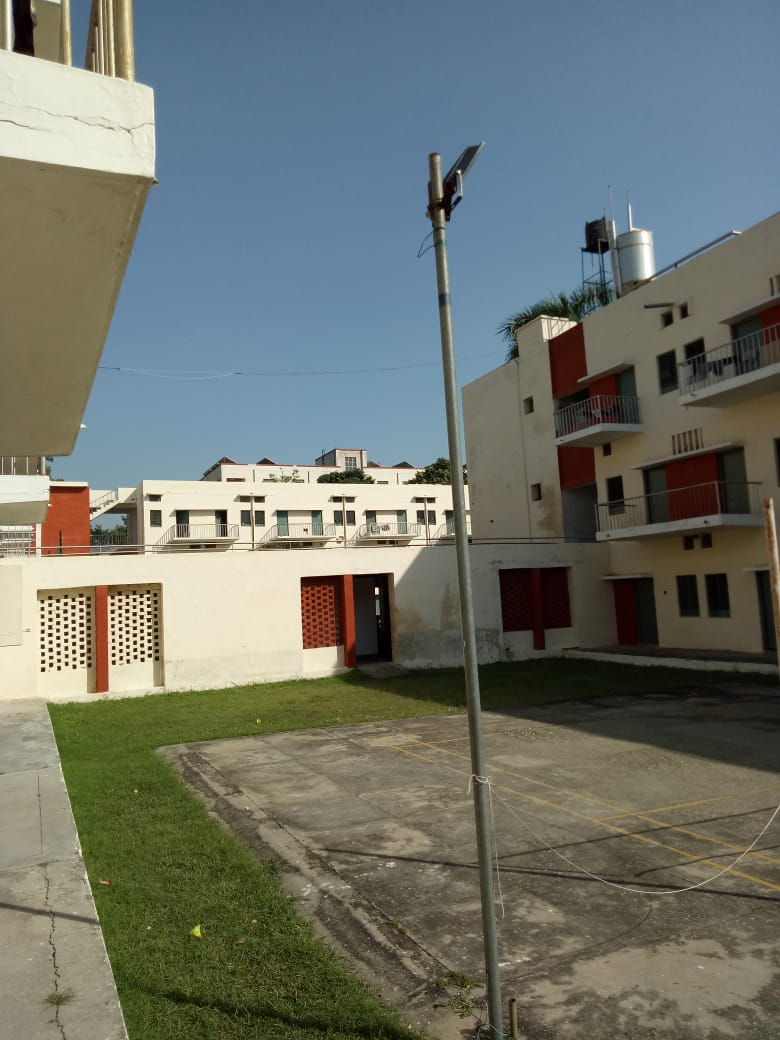
#> input picture img11.jpeg, 780 x 1040 px
$ python code.py img11.jpeg img22.jpeg   (Python 2 division)
#> lines starting #> are read from the running program, lines starting #| are printed output that depends on the picture
import sys
import cv2
import numpy as np

# Use the keypoints to stitch the images
def get_stitched_image(img1, img2, M):

	# Get width and height of input images
	w1,h1 = img1.shape[:2]
	w2,h2 = img2.shape[:2]

	# Get the canvas dimesions
	img1_dims = np.float32([ [0,0], [0,w1], [h1, w1], [h1,0] ]).reshape(-1,1,2)
	img2_dims_temp = np.float32([ [0,0], [0,w2], [h2, w2], [h2,0] ]).reshape(-1,1,2)


	# Get relative perspective of second image
	img2_dims = cv2.perspectiveTransform(img2_dims_temp, M)

	# Resulting dimensions
	result_dims = np.concatenate( (img1_dims, img2_dims), axis = 0)

	# Getting images together
	# Calculate dimensions of match points
	[x_min, y_min] = np.int32(result_dims.min(axis=0).ravel() - 0.5)
	[x_max, y_max] = np.int32(result_dims.max(axis=0).ravel() + 0.5)

	# Create output array after affine transformation
	transform_dist = [-x_min,-y_min]
	transform_array = np.array([[1, 0, transform_dist[0]],
								[0, 1, transform_dist[1]],
								[0,0,1]])

	# Warp images to get the resulting image
	result_img = cv2.warpPerspective(img2, transform_array.dot(M),
									(x_max-x_min, y_max-y_min))
	result_img[transform_dist[1]:w1+transform_dist[1],
				transform_dist[0]:h1+transform_dist[0]] = img1

	# Return the result
	return result_img

# Find SIFT and return Homography Matrix
def get_sift_homography(img1, img2):

	# Initialize SIFT
	sift = cv2.xfeatures2d.SIFT_create()

	# Extract keypoints and descriptors
	k1, d1 = sift.detectAndCompute(img1, None)
	k2, d2 = sift.detectAndCompute(img2, None)

	# Bruteforce matcher on the descriptors
	bf = cv2.BFMatcher()
	matches = bf.knnMatch(d1,d2, k=2)

	# Make sure that the matches are good
	verify_ratio = 0.8 # Source: stackoverflow
	verified_matches = []
	for m1,m2 in matches:
		# Add to array only if it's a good match
		if m1.distance < 0.8 * m2.distance:
			verified_matches.append(m1)

	# Mimnum number of matches
	min_matches = 8
	if len(verified_matches) > min_matches:

		# Array to store matching points
		img1_pts = []
		img2_pts = []

		# Add matching points to array
		for match in verified_matches:
			img1_pts.append(k1[match.queryIdx].pt)
			img2_pts.append(k2[match.trainIdx].pt)
		img1_pts = np.float32(img1_pts).reshape(-1,1,2)
		img2_pts = np.float32(img2_pts).reshape(-1,1,2)

		# Compute homography matrix
		M, mask = cv2.findHomography(img1_pts, img2_pts, cv2.RANSAC, 5.0)
		return M
	else:
		print 'Error: Not enough matches'
		exit()

# Equalize Histogram of Color Images
def equalize_histogram_color(img):
	img_yuv = cv2.cvtColor(img, cv2.COLOR_BGR2YUV)
	img_yuv[:,:,0] = cv2.equalizeHist(img_yuv[:,:,0])
	img = cv2.cvtColor(img_yuv, cv2.COLOR_YUV2BGR)
	return img

# Main function definition
def main():

	# Get input set of images
	img1 = cv2.imread(sys.argv[1])
#> img1 is the input picture: shape (1040, 780, 3); mean B, G, R 107, 115.3, 109.9
	img2 = cv2.imread(sys.argv[2])
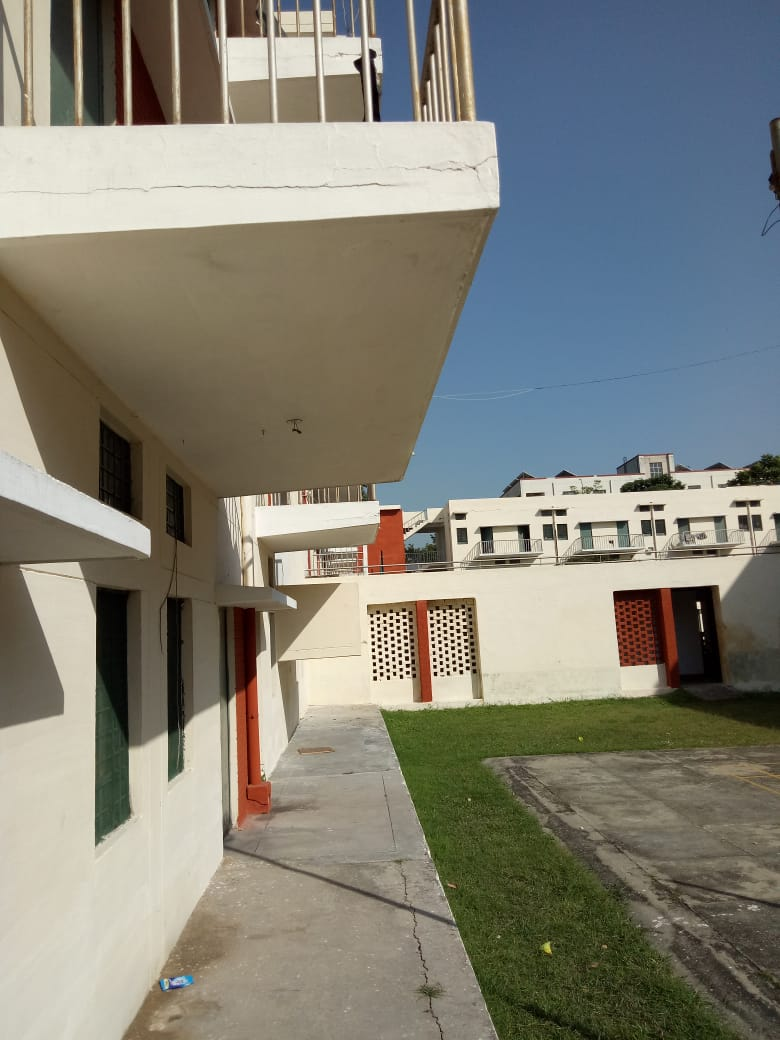
#> input picture img22.jpeg, 780 x 1040 px
#> img2 is the input picture: shape (1040, 780, 3); mean B, G, R 119, 129.2, 130.2

	# Equalize histogram
	img1 = equalize_histogram_color(img1)
#> in equalize_histogram_color, `img_yuv = cv2.cvtColor(img, cv2.COLOR_BGR2YUV)`: img_yuv: shape (1040, 780, 3); mean of channels 0, 1, 2 112.7, 125.3, 125.5
#> in equalize_histogram_color, `img_yuv[:,:,0] = cv2.equalizeHist(img_yuv[:,:,0])`: img_yuv: shape (1040, 780, 3); mean of channels 0, 1, 2 128.5, 125.3, 125.5
#> in equalize_histogram_color, `img = cv2.cvtColor(img_yuv, cv2.COLOR_YUV2BGR)`:
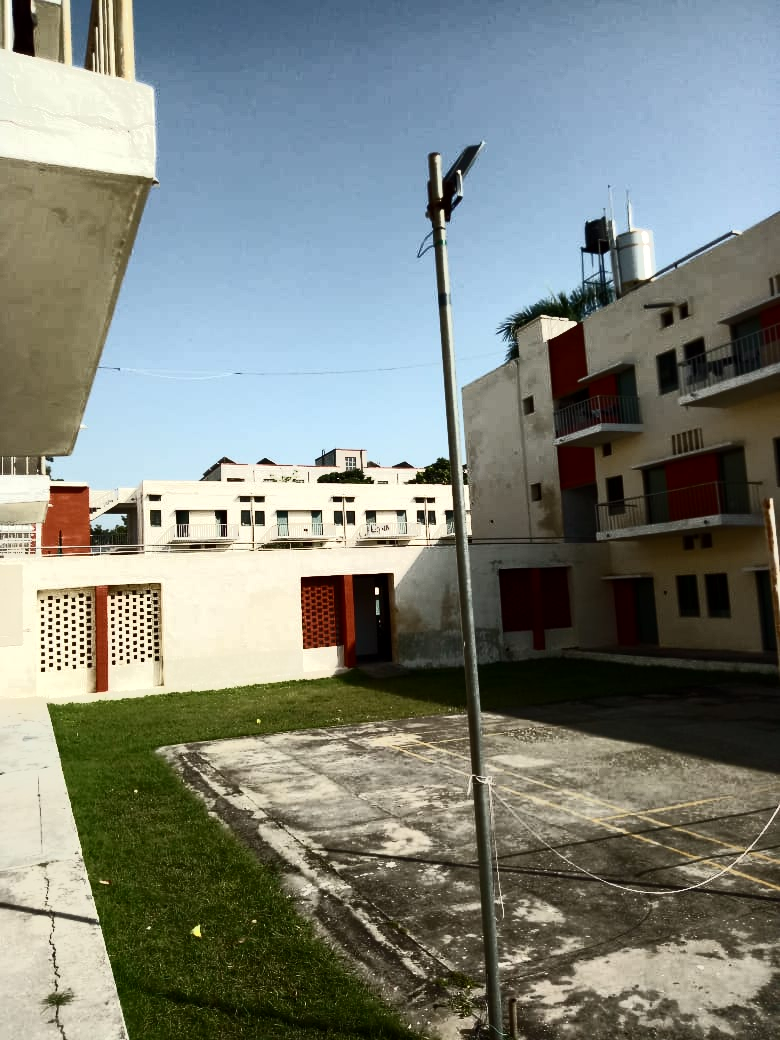
#> img: shape (1040, 780, 3); mean B, G, R 123.5, 131, 125.6
	img2 = equalize_histogram_color(img2)
#> in equalize_histogram_color (call 2), `img_yuv = cv2.cvtColor(img, cv2.COLOR_BGR2YUV)`: img_yuv: shape (1040, 780, 3); mean of channels 0, 1, 2 128.3, 123.5, 129.6
#> in equalize_histogram_color (call 2), `img_yuv[:,:,0] = cv2.equalizeHist(img_yuv[:,:,0])`: img_yuv: shape (1040, 780, 3); mean of channels 0, 1, 2 128.4, 123.5, 129.6
#> in equalize_histogram_color (call 2), `img = cv2.cvtColor(img_yuv, cv2.COLOR_YUV2BGR)`:
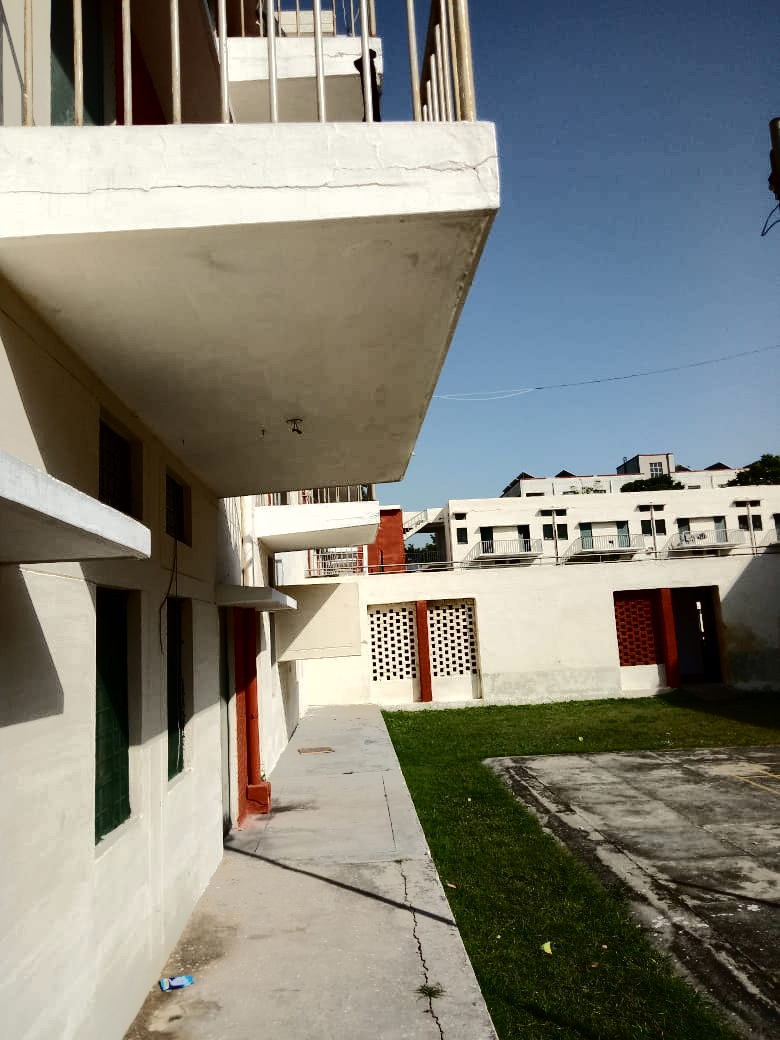
#> img: shape (1040, 780, 3); mean B, G, R 120.1, 129.3, 130.2

	# Show input images
	input_images = np.hstack( (img1, img2) )
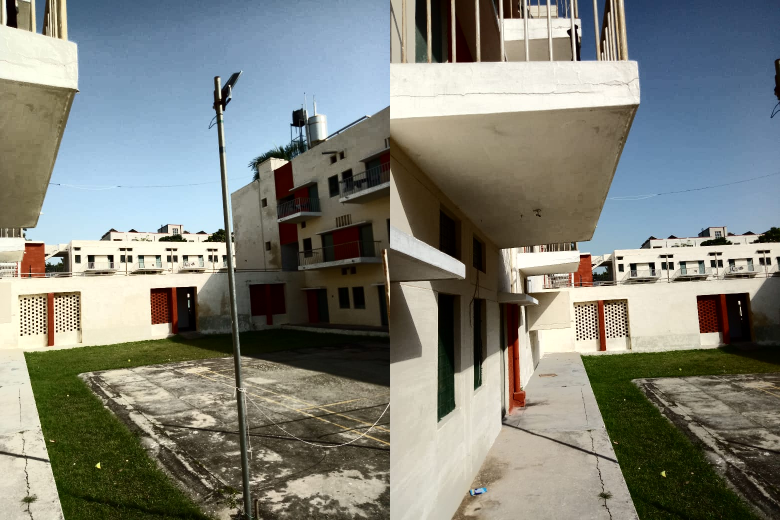
#> input_images: shape (1040, 1560, 3) (shown at 1/2 size); mean B, G, R 121.8, 130.2, 127.9
	cv2.imshow ('Input Images', input_images)

	# Use SIFT to find keypoints and return homography matrix
	M =  get_sift_homography(img1, img2)
#> in get_sift_homography, `k1, d1 = sift.detectAndCompute(img1, None)`: k1 = 4909 keypoints; strongest (x, y, size): (120, 622, 2.2), (142, 624, 2.4), (142, 660, 2.6), (135, 657, 2.5)
#> in get_sift_homography, `k2, d2 = sift.detectAndCompute(img2, None)`: k2 = 2869 keypoints; strongest (x, y, size): (373, 650, 2.4), (374, 664, 2.4), (380, 653, 2.3), (381, 667, 2.3)
#> in get_sift_homography, `matches = bf.knnMatch(d1,d2, k=2)`: matches = 4909 matches
#> after the loop in get_sift_homography, `for m1,m2 in matches:`: verified_matches = 753 matches
#> after the loop in get_sift_homography, `for match in verified_matches:`: img1_pts = 753 pairs, first value 13.74 to 774.2, second value 7.36 to 1025.2; img2_pts = 753 pairs, first value 23 to 775, second value 8.66 to 1032
#> in get_sift_homography, `img1_pts = np.float32(img1_pts).reshape(-1,1,2)`: img1_pts = 753 rows, first 8: [13.74, 873.6], [19.92, 916.1], [25.93, 872.7], [25.97, 738.4], [27.02, 458.2], [31.38, 604.9], [31.73, 472], [34.34, 15.29]
#> in get_sift_homography, `img2_pts = np.float32(img2_pts).reshape(-1,1,2)`: img2_pts = 753 rows, first 8: [375.2, 866.8], [492, 1030.9], [384.7, 867.4], [368, 741.6], [702.5, 630.1], [364.2, 617.8], [331, 501.5], [379.8, 86.57]
#> in get_sift_homography, `M, mask = cv2.findHomography(img1_pts, img2_pts, cv2.RANSAC, 5.0)`: M = [[0.628, 0.0644, 285.3], [-0.275, 0.834, 94.69], [-0.000447, -5.3e-05, 1]]; mask = 753 values, max 1 at index 3, min 0 at index 0, mean 0.691

	# Stitch the images together using homography matrix
	result_image = get_stitched_image(img2, img1, M)
#> in get_stitched_image, `img2_dims = cv2.perspectiveTransform(img2_dims_temp, M)`: img2_dims = [[285.3, 94.69], [372.8, 1018.3], [1412, 1253], [1189.8, -184.3]]
#> in get_stitched_image, `result_dims = np.concatenate( (img1_dims, img2_dims), axis = 0)`: result_dims = [[0, 0], [0, 1040], [780, 1040], [780, 0], [285.3, 94.69], [372.8, 1018.3], [1412, 1253], [1189.8, -184.3]]
#> in get_stitched_image, `[x_min, y_min] = np.int32(result_dims.min(axis=0).ravel() - 0.5)`: x_min = 0; y_min = -184
#> in get_stitched_image, `[x_max, y_max] = np.int32(result_dims.max(axis=0).ravel() + 0.5)`: x_max = 1412; y_max = 1253
#> in get_stitched_image, `transform_dist = [-x_min,-y_min]`: transform_dist = [0, 184]
#> in get_stitched_image, `transform_array = np.array([[1, 0, transform_dist[0]], [0, 1, transfor..`: transform_array = [[1, 0, 0], [0, 1, 184], [0, 0, 1]]
#> in get_stitched_image, `result_img = cv2.warpPerspective(img2, transform_array.dot(M), (x_max-..`:
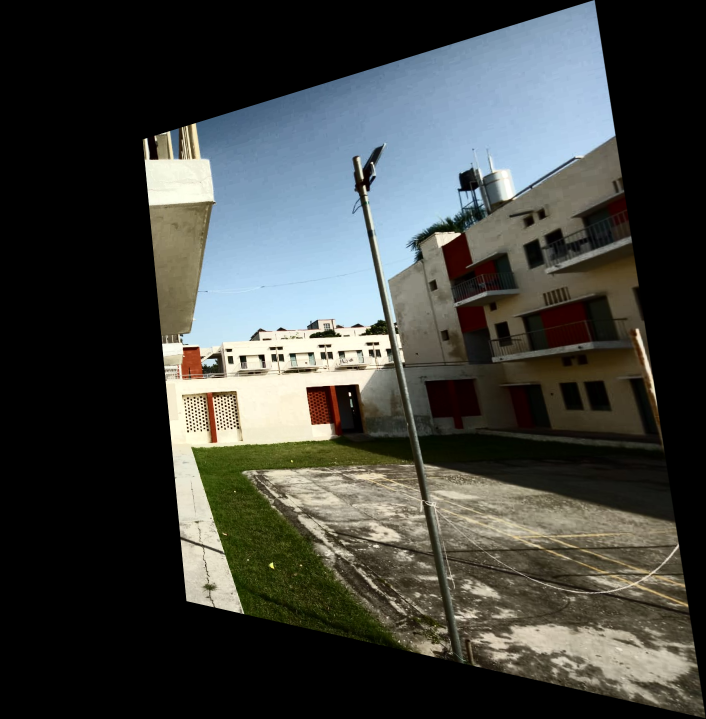
#> result_img: shape (1437, 1412, 3) (shown at 1/2 size); mean B, G, R 64.1, 67.9, 65.5
#> in get_stitched_image, `result_img[transform_dist[1]:w1+transform_dist[1], transform_dist[0]:h..`:
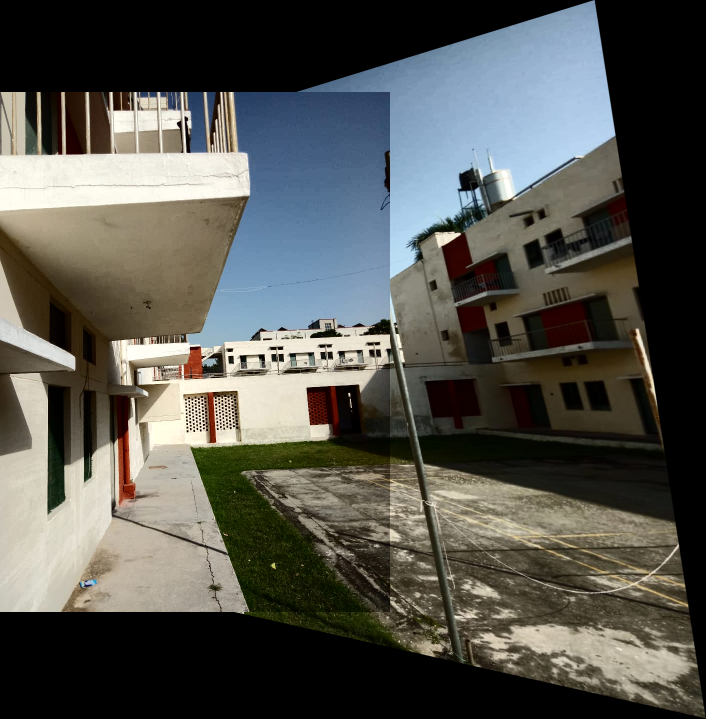
#> result_img: shape (1437, 1412, 3) (shown at 1/2 size); mean B, G, R 79.4, 85.1, 84.9

	# Write the result to the same directory
	result_image_name = 'results/result_'+sys.argv[1]
	cv2.imwrite(result_image_name, result_image)

	# Show the resulting image
	cv2.imshow ('Result', result_image)
	cv2.waitKey()

# Call main function
if __name__=='__main__':
	main()
